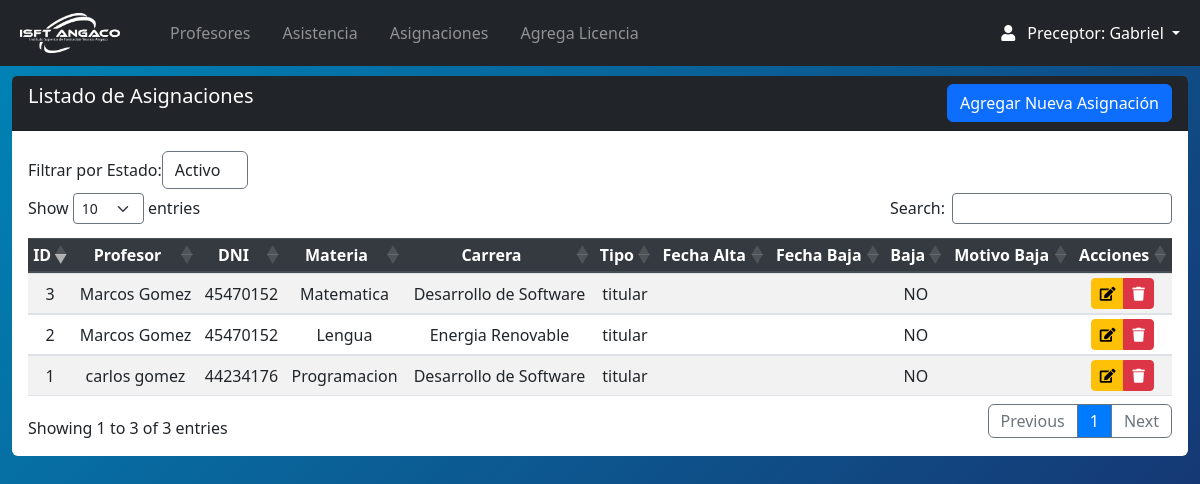
The page /Views/preceptor/dicta_index.php (signed in) on the database as committed earlier.
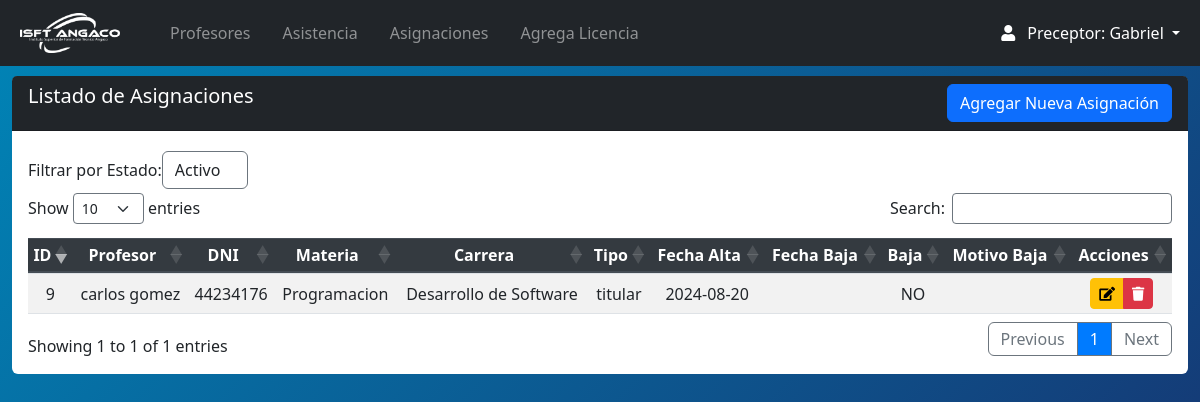
The same page on the database as committed later.
### tables this page shows
CREATE TABLE `dicta` (
  `id` int(11) NOT NULL,
  `usuario_id` int(11) DEFAULT NULL,
  `FKmateria` int(11) DEFAULT NULL,
  `tipo` enum('titular','interino','suplente') NOT NULL,
  `Baja` enum('SI','NO') NOT NULL,
  `Fecha_baja` date DEFAULT NULL,
  `motivo_baja` varchar(255) DEFAULT NULL,
  `FK_carrera` int(11) DEFAULT NULL,
  `etapa` varchar(15) NOT NULL,
  `Fecha_alta` date DEFAULT NULL
);

CREATE TABLE `usuarios` (
  `id_usuario` int(11) NOT NULL,
  `nombre` varchar(255) NOT NULL,
  `apellido` varchar(255) NOT NULL,
  `dni` varchar(20) NOT NULL,
  `celular` varchar(20) DEFAULT NULL,
  `correo` varchar(255) NOT NULL,
  `password` varchar(255) DEFAULT NULL,
  `direccion` text DEFAULT NULL,
  `foto` varchar(255) DEFAULT NULL,
  `cv` varchar(255) DEFAULT NULL,
  `fechadeingreso` date NOT NULL,
  `fechadebaja` date DEFAULT NULL,
  `etapa` enum('Activo','Inactivo') NOT NULL DEFAULT 'Activo',
  `id_rol` int(11) DEFAULT NULL
);

CREATE TABLE `asignaturas` (
  `id` int(11) NOT NULL,
  `nombre` varchar(255) NOT NULL,
  `cantidaddehoras` int(11) NOT NULL,
  `FK_carrera` int(11) NOT NULL,
  `etapa` enum('Activo','Inactivo') DEFAULT 'Activo'
);

CREATE TABLE `carreras` (
  `id` int(11) NOT NULL,
  `nombre` varchar(255) NOT NULL,
  `descripcion` varchar(255) NOT NULL,
  `etapa` varchar(15) NOT NULL
);

### Views/preceptor/dicta_index.php (the view, shortened to what the changed rows need)
<?php
include("../../conn/connection.php");
include("navbar.php");
$db->setAttribute(PDO::ATTR_ERRMODE, PDO::ERRMODE_EXCEPTION);
$etapa = isset($_GET['etapa']) ? $_GET['etapa'] : 'Activo';
$sql = "SELECT d.id, CONCAT(u.nombre, ' ', u.apellido) AS nombre_profesor, u.dni AS dni_profesor, m.nombre AS nombre_materia, c.nombre AS nombre_carrera, d.tipo, d.Baja, d.Fecha_baja,d.Fecha_alta, d.motivo_baja, d.etapa
        FROM dicta d
        INNER JOIN usuarios u ON d.usuario_id = u.id_usuario
        INNER JOIN asignaturas m ON d.FKmateria = m.id
        INNER JOIN carreras c ON d.FK_carrera = c.id";
if ($etapa === 'Activo' || $etapa === 'Inactivo') {
    $sql .= " WHERE d.etapa = :etapa";
}
$sql .= " ORDER BY d.id DESC";
$stmt = $db->prepare($sql);
if ($etapa === 'Activo' || $etapa === 'Inactivo') {
    $stmt->bindParam(':etapa', $etapa);
}
try {
    $stmt->execute();
    $resultado = $stmt->fetchAll(PDO::FETCH_ASSOC);
} catch (PDOException $e) {
    echo "Error en la consulta: " . $e->getMessage();
    exit;
}
?>
<section class="content mt-3">
    <div class="row m-auto">
        <div class="col-sm">
            <div class="card rounded-2 border-0">
                <div class="card-header bg-dark text-white pb-0">
                    <h5 class="d-inline-block">Listado de Asignaciones</h5>
                    <a class="btn btn-primary float-right mb-2" href="dicta_crea.php">Agregar Nueva Asignación</a>
                </div>
                <div class="card-body table-responsive">
                    <form method="get" action="dicta_index.php" class="form-inline justify-content-start my-1">
                        <div class="form-group">
                        </div>
                    </form>
                    <?php if (empty($resultado)) : ?>
                        <div class="alert alert-info">No hay registros disponibles.</div>
                    <?php else : ?>
                        <table id="example" class="table table-striped table-sm" style="width:100%">
                            <thead class="thead-dark">
                                <tr>
                                    <th>ID</th>
                                    <th>Profesor</th>
                                    <th>DNI</th>
                                    <th>Materia</th>
                                    <th>Carrera</th>
                                    <th>Tipo</th>
                                    <th>Fecha Alta</th>
                                    <th>Fecha Baja</th>
                                    <th>Baja</th>
                                    <th>Motivo Baja</th>
                                    <th>Acciones</th>
                                </tr>
                            </thead>
                            <tbody>
                                <?php foreach ($resultado as $row) : ?>
                                    <tr>
                                        <td><?php echo htmlspecialchars($row['id']); ?></td>
                                        <td><?php echo htmlspecialchars($row['nombre_profesor']); ?></td>
                                        <td><?php echo htmlspecialchars($row['dni_profesor']); ?></td>
                                        <td><?php echo htmlspecialchars($row['nombre_materia']); ?></td>
                                        <td><?php echo htmlspecialchars($row['nombre_carrera']); ?></td>
                                        <td><?php echo htmlspecialchars($row['tipo']); ?></td>
                                        <td><?php echo htmlspecialchars($row['Fecha_alta']); ?></td>
                                        <td><?php echo htmlspecialchars($row['Fecha_baja']); ?></td>
                                        <td><?php echo htmlspecialchars($row['Baja']); ?></td>
                                        <td><?php echo htmlspecialchars($row['motivo_baja']); ?></td>
                                        <td>
                                            <div class="btn-group">
                                                <a href="dicta_edit.php?id=<?php echo htmlspecialchars($row['id']); ?>" class="btn btn-warning btn-sm"><i class="fas fa-edit"></i></a>
                                                <?php if ($row['etapa'] === 'Inactivo') : ?>
                                                    <button class="btn btn-danger btn-sm" disabled><i class="fas fa-trash"></i></button>
                                                <?php else : ?>
                                                    <button class="btn btn-danger btn-sm" onclick="showBajaModal('<?php echo htmlspecialchars($row['id']); ?>')"><i class="fas fa-trash"></i></button>
                                                <?php endif; ?>
                                            </div>
                                        </td>
                                    </tr>
                                <?php endforeach; ?>
                            </tbody>
                        </table>
                    <?php endif; ?>
                </div>
            </div>
        </div>
    </div>
</section>

Rows that differ between the two databases and show on the page:
no longer on this page (row edited): dicta: id "3", nombre_profesor "Marcos Gomez", usuario.dni "45470152", FKmateria.nombre "Matematica", FK_carrera.nombre "Desarrollo de Software", tipo "titular", Baja "NO"
no longer on this page (row edited): dicta: id "2", nombre_profesor "Marcos Gomez", usuario.dni "45470152", FKmateria.nombre "Lengua", FK_carrera.nombre "Energia Renovable", tipo "titular", Baja "NO"
no longer on this page (row edited): dicta: id "1", nombre_profesor "carlos gomez", usuario.dni "44234176", FKmateria.nombre "Programacion", FK_carrera.nombre "Desarrollo de Software", tipo "titular", Baja "NO"
added dicta: id "9", nombre_profesor "carlos gomez", usuario.dni "44234176", FKmateria.nombre "Programacion", FK_carrera.nombre "Desarrollo de Software", tipo "titular", Fecha_alta "2024-08-20", Baja "NO"
Other text that changed with them:
text written by a page script: "Show entries Search: Showing 1 to 3 of 3 entries Previous 1 Next" → "Show entries Search: Showing 1 to 1 of 1 entries Previous 1 Next"
